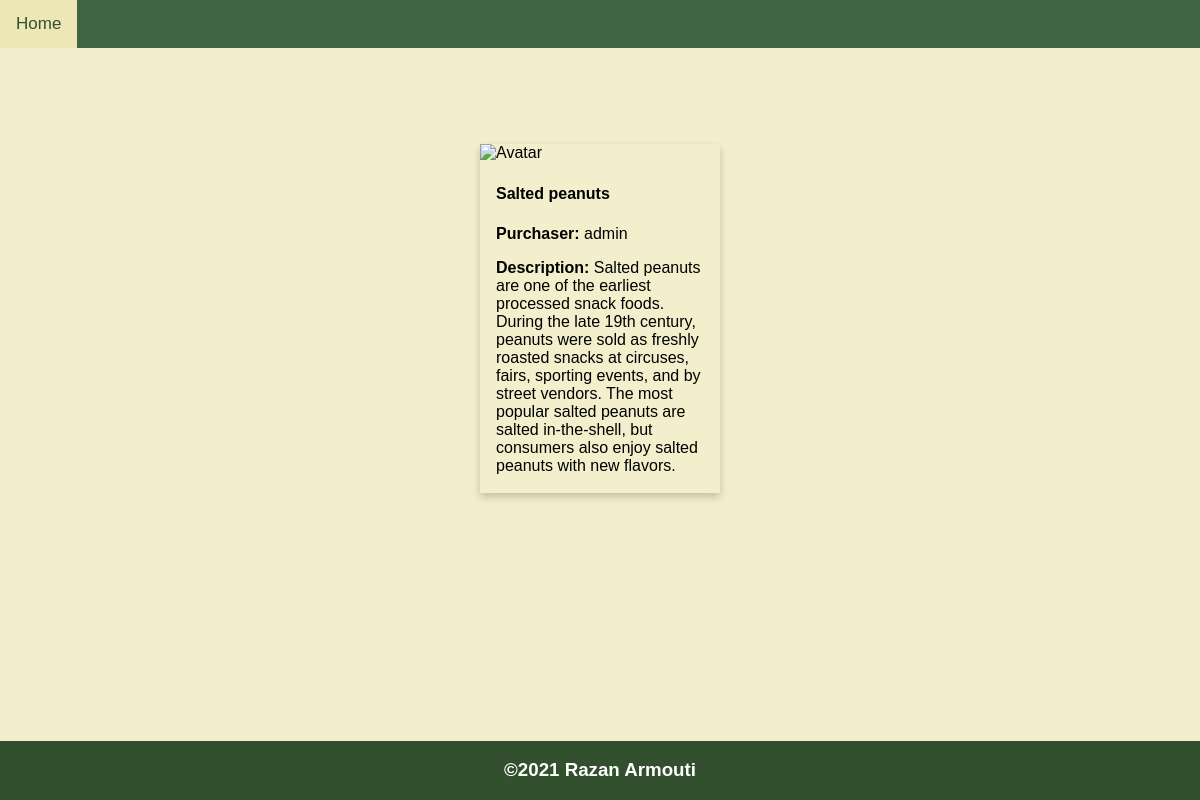
Page /2/ on the committed database.
### snacks/models.py (models this page shows, shortened)
class Snack(models.Model):
    name = models.CharField(max_length=64)
    purchaser = models.ForeignKey(get_user_model(), on_delete=models.CASCADE)
    description = models.TextField(blank=True)

### snacks/views.py (the view)
# urls.py: path("<int:pk>/", DetailView.as_view(), name="snack_detail"),
class DetailView(DetailView):
    template_name = 'snack_detail.html'
    model = Snack
    context_object_name = "snack_object"

### templates/snack_detail.html
{% extends "_base.html"%}
{% block content%}
<div class="card">
    <img src="https://mir-s3-cdn-cf.behance.net/project_modules/max_1200/01ec06118988613.609416522260a.jpg" alt="Avatar" style="width:100%">
    <div class="container">
      <h4><b>{{snack_object.name}}</b></h4>
      <p><b>Purchaser:</b> {{snack_object.purchaser }}</p>
      <p><b>Description:</b> {{snack_object.description}}</p>
    </div>
  </div>
{% endblock %}

### templates/_base.html (style rules this page uses)
body { margin: 0; font-family: Arial, Helvetica, sans-serif; background-color: #F3EFCC }
.card { box-shadow: 0 4px 8px 0 rgba(0, 0, 0, 0.2); transition: 0.3s; width: 20%; margin: 8% 40% }
.container { padding: 2px 16px; }

### rows in the picture
Snack: name "Salted peanuts", purchaser "admin", description "Salted peanuts are one of the earliest processed snack foods. During the late 19th century, peanuts were sold as freshly roasted snacks at circuses, fairs, sporting events, and by street vendors. The most popular salted peanuts are salted in-the-shell, but consumers also enjoy salted peanuts with new flavors."
